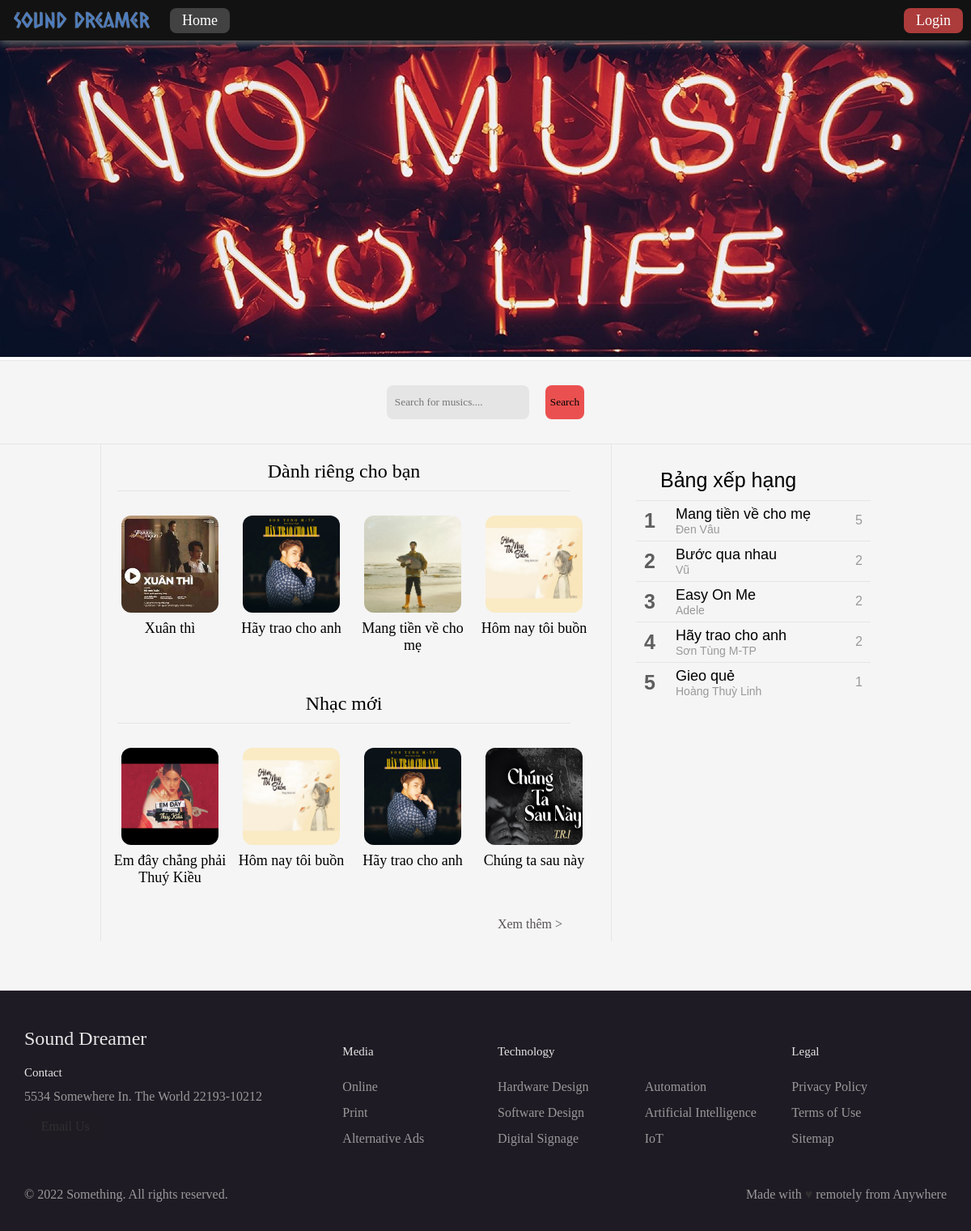
The page / on the database its author committed.
### tables this page shows
CREATE TABLE `songs` (
  `IDSong` int(11) NOT NULL,
  `username` varchar(32) NOT NULL,
  `songtitle` varchar(100) NOT NULL,
  `songsinger` varchar(100) NOT NULL,
  `songlyrics` longtext NOT NULL,
  `url_cover` text NOT NULL,
  `url_audio` text NOT NULL,
  `status` int(11) NOT NULL
);

### core/init.php (called while the page is built, shortened)
<?php
$_DOMAIN = 'http://localhost/SoundDreamer/';
$_PATH = substr(__DIR__,0,-4);
require_once $_PATH.'classes/DB.php';
require_once $_PATH.'classes/Session.php';
$db = new DB();
$session = new Session();
$session->start();
if ($session->get() != '')
{
    $user = $session->get();
}
else
{
    $user = '';
}
if(isset($_GET['t']))
{
    $tab = $_GET['t'];
}
else
{
    $tab = 'home';
}
?>

### classes/Session.php (called while the page is built, shortened)
<?php
class Session
{
    public function get()
    {
        if (isset($_SESSION['user']))
        {
            $user = $_SESSION['user'];
        }
        else
        {
            $user = '';
        }
        return $user;
    }
}
?>

### classes/DB.php (called while the page is built, shortened)
<?php
class DB
{
    private $hostname = 'localhost',
            $username = 'root',
            $password = '',
            $dbname = 'sound_dreamer';
    public $cn = NULL;
    public function connect()
    {
        if(!$this->cn) $this->cn = mysqli_connect($this->hostname, $this->username, $this->password, $this->dbname);
    }
    public function fetch_assoc($sql = null, $type)
    {
        if ($this->cn)
        {
            $query = mysqli_query($this->cn, $sql);
            if ($query)
            {
                if ($type == 0)
                {
                    while ($row = mysqli_fetch_assoc($query))
                    {
                        $data[] = $row;
                    }
                    return $data;
                }
                else if ($type == 1)
                {
                    $data = mysqli_fetch_assoc($query);
                    return $data;
                }
            }
        }
    }
    public function set_char($uni)
    {
        if ($this->cn)
        {
            mysqli_set_charset($this->cn, $uni);
        }
    }
}
?>

### templates/home.php (the view, shortened to what this page needs)
<div class="content">
    <div id="left">
        <div class="container">
            <div id="left_title">Dành riêng cho bạn</div>
            <div class="left_1">
                <?php
                foreach ($db->fetch_assoc("SELECT * FROM songs WHERE status = '1' ORDER BY RAND() LIMIT 4", 0) as $data_newest) {
                ?>
                    <div class="box-container">
                        <a href="<?php echo $_DOMAIN . 'index.php?t=view&id=' . $data_newest['IDSong'] ?>">
                            <img src="data\img-song\<?php echo $data_newest['url_cover'] ?>" alt="">
                        </a>
                        <div class="song_name">
                            <?php echo $data_newest['songtitle'] ?>
                        </div>
                    </div>
                <?php
                }
                ?>
            </div>
        </div>
        <div class="container">
            <div id="left_title">Nhạc mới</div>
            <div class="left_1">
                <?php
                foreach ($db->fetch_assoc("SELECT * FROM songs WHERE status = '1' ORDER BY IDSong DESC LIMIT 4", 0) as $data_newest) {
                ?>
                    <div class="box-container">
                        <a href="<?php echo $_DOMAIN . 'index.php?t=view&id=' . $data_newest['IDSong'] ?>">
                            <img src="data\img-song\<?php echo $data_newest['url_cover'] ?>" alt="">
                        </a>
                        <div class="song_name">
                            <?php echo $data_newest['songtitle'] ?>
                        </div>
                    </div>
                <?php
                }
                ?>
            </div>
            <div class="see-more-div">
                <a class="see-more" href="<?php echo $_DOMAIN . 'index.php?t=search&s=' ?>">Xem thêm ></a>
            </div>
        </div>
    </div>
    <div class="right">
        <div class="right-title">Bảng xếp hạng</div>
        <?php
        $a = 1;
        foreach ($db->fetch_assoc('SELECT IDSong, COUNT(*) as count FROM comments WHERE status = 1 GROUP BY IDSong ORDER BY count DESC LIMIT 5', 0) as $data_chart) {
            $id = $data_chart['IDSong'];
            $song = $db->fetch_assoc("SELECT * FROM songs WHERE IDSong ='$id'", 1);
        ?>
            <div class="right-container">
                <div class="number"><?php echo $a ?></div>
                <div class="song-info">
                    <div class="song-title"><?php echo $song['songtitle'] ?></div>
                    <div class="singer"><?php echo $song['songsinger'] ?></div>
                </div>
                <div class="vote-count"><?php echo $data_chart['count'] ?></div>
            </div>
        <?php
        $a++;
        }
        ?>
    </div>
</div>

### index.php (shortened to what this page needs)
<?php
require_once 'core/init.php';
if ($user != '')
{
    include_once 'includes/header-user.php';
}
else
{
    include_once 'includes/header-guest.php';
}
switch ($tab)
{
    case 'home':
            require_once 'templates/home.php';
            break;
}
require_once 'includes/footer.php';
?>

### includes/header-guest.php (shortened to what this page needs)
<!DOCTYPE html>
<html lang="en">
<head>
    <link rel="stylesheet" href=<?php echo $_DOMAIN.'css/style.css' ?>>
</head>
<body>
    <div class="navbar">
        <div class="nav-item" id="nav-logo">
            <img src="data/img-public/nav-logo.png" alt="">
        </div>
        <div class="nav-item" id="nav-rou">
            <a href=<?php echo $_DOMAIN . 'index.php' ?> id="a-home">
                Home
            </a>
        </div>
        <div class="nav-item" id="nav-log">
            <a href=<?php echo $_DOMAIN.'index.php?t=login' ?> id="a-login">
                Login
            </a>
        </div>
    </div>
    <div class="div-spacing"></div>
    <div class="div-splash">
        <img src="data/img-public/splash-art.jpg" alt="">
    </div>
    <div class="div-search">
        <div id="search-bar">
            <input type="text" id="search-input" placeholder="Search for musics....">
        </div>
        <div id="button">
            <button id="search-button">Search</button>
        </div>
    </div>

### includes/footer.php (shortened to what this page needs)
<footer class="footer">
        <div class="footer__addr">
            <h1 class="footer__logo">Sound Dreamer</h1>
            <h2>Contact</h2>
            <address>
                5534 Somewhere In. The World 22193-10212<br>
                <a class="footer__btn" href="mailto:example@gmail.com">Email Us</a>
            </address>
        </div>
        <ul class="footer__nav">
            <li class="nav__item">
                <h2 class="nav__title">Media</h2>
                <ul class="nav__ul">
                    <li>
                        <a href="#">Online</a>
                    </li>
                    <li>
                        <a href="#">Print</a>
                    </li>
                    <li>
                        <a href="#">Alternative Ads</a>
                    </li>
                </ul>
            </li>
            <li class="nav__item nav__item--extra">
                <h2 class="nav__title">Technology</h2>
                <ul class="nav__ul nav__ul--extra">
                    <li>
                        <a href="#">Hardware Design</a>
                    </li>
                    <li>
                        <a href="#">Software Design</a>
                    </li>
                    <li>
                        <a href="#">Digital Signage</a>
                    </li>
                    <li>
                        <a href="#">Automation</a>
                    </li>
                    <li>
                        <a href="#">Artificial Intelligence</a>
                    </li>
                    <li>
                        <a href="#">IoT</a>
                    </li>
                </ul>
            </li>
            <li class="nav__item">
                <h2 class="nav__title">Legal</h2>
                <ul class="nav__ul">
                    <li>
                        <a href="#">Privacy Policy</a>
                    </li>
                    <li>
                        <a href="#">Terms of Use</a>
                    </li>
                    <li>
                        <a href="#">Sitemap</a>
                    </li>
                </ul>
            </li>
        </ul>
        <div class="legal">
            <p>&copy; 2022 Something. All rights reserved.</p>
            <div class="legal__links">
                <span>Made with <span class="heart">♥</span> remotely from Anywhere</span>
            </div>
        </div>
    </footer>
</body>
</html>

### css/style.css (style rules this page uses)
body { margin: 0px 0px; }
.content { background-color: #f5f5f5; }
.navbar { z-index: 1000; position: fixed; overflow: hidden; width: 100%; height: 50px; top: 0px; left: 0px; background-color: #121212; display: flex; box-shadow: 0px 3px 10px #6e6e6e; }
.navbar .nav-item { height: 100%; display: flex; align-items: center; justify-content: center; }
.navbar .nav-item#nav-logo { width: 200px; }
.navbar .nav-item#nav-logo img { width: auto; height: 40px; }
.navbar .nav-item a { text-decoration: none; font-family: cursive; font-size: 18px; padding: 5px 15px; margin: 0px 10px; border-radius: 8px; }
.navbar .nav-item#nav-rou a { background-color: #424242; color: white; }
.navbar .nav-item#nav-log { margin-left: auto; }
.navbar .nav-item a#a-login { background-color: #ac3b3b; color: white; }
.content { width: 100%; min-height: 300px; }
.div-spacing { height: 50px; }
.div-splash { width: 100%; height: auto; }
.div-splash img { width: 100%; height: auto; }
.div-search { display: flex; justify-content: center; border-bottom: 1px solid #e5e5e5; border-top: 1px solid #e5e5e5; background-color: #f5f5f5; }
.div-search div { padding: 30px 10px; }
.div-search * { border: none; border-radius: 8px; font-family: cursive; }
.div-search #search-input { height: 40px; background-color: #e5e5e5; padding-left: 10px; }
.div-search #search-button { height: 42px; background-color: #eb5050; cursor: pointer; }
.footer { display: flex; flex-flow: row wrap; padding: 30px 30px 20px 30px; color: #2f2f2f; background-color: #1F1B24; border-top: 1px solid #e5e5e5; }
.footer>* { color: #e5e5e5; flex: 1 100%; }
.footer__addr { margin-right: 1.25em; margin-bottom: 2em; }
.footer__logo { font-family: 'Pacifico', cursive; font-weight: 400; text-transform: lowercase; font-size: 1.5rem; text-align: left; text-transform: inherit; }
.footer__addr h2 { margin-top: 1.3em; font-size: 15px; font-weight: 400; text-align: left; }
.nav__title { font-weight: 400; font-size: 15px; }
.footer address { font-style: normal; color: #999; text-align: left; }
.footer__btn { display: flex; align-items: center; justify-content: center; height: 36px; max-width: max-content; background-color: rgb(33, 33, 33, 0.07); border-radius: 100px; color: #2f2f2f; line-height: 0; margin: 0.6em 0; font-size: 1rem; padding: 0 1.3em; }
.footer ul { list-style: none; padding-left: 0; }
.footer li { line-height: 2em; }
.footer a { text-decoration: none; }
.footer__nav { display: flex; flex-flow: row wrap; }
.footer__nav>* { flex: 1 50%; margin-right: 1.25em; }
.nav__ul a { color: #999; }
.nav__ul--extra { column-count: 2; column-gap: 1.25em; }
.legal { display: flex; flex-wrap: wrap; color: #999; }
.legal__links { display: flex; align-items: center; }
.heart { color: #2f2f2f; }
@media screen and (min-width: 24.375em) { .legal .legal__links { margin-left: auto; } }
@media screen and (min-width: 40.375em) { .footer__nav>* { flex: 1; } }
@media screen and (min-width: 40.375em) { .nav__item--extra { flex-grow: 2; } }
@media screen and (min-width: 40.375em) { .footer__addr { flex: 1 0px; } }
@media screen and (min-width: 40.375em) { .footer__nav { flex: 2 0px; } }

### rows shown on the page
songs: url_cover (picture), songtitle "Xuân thì"
songs: url_cover (picture), songtitle "Hãy trao cho anh", songsinger "Sơn Tùng M-TP"
songs: url_cover (picture), songtitle "Mang tiền về cho mẹ", songsinger "Đen Vâu"
songs: url_cover (picture), songtitle "Hôm nay tôi buồn"
songs: url_cover (picture), songtitle "Em đây chẳng phải Thuý Kiều"
songs: url_cover (picture), songtitle "Chúng ta sau này"
songs: songtitle "Bước qua nhau", songsinger "Vũ"
songs: songtitle "Easy On Me", songsinger "Adele"
songs: songtitle "Gieo quẻ", songsinger "Hoàng Thuỳ Linh"

### other values the page prints
$data_chart['count'] "5"
$data_chart['count'] "2"
$data_chart['count'] "1"
